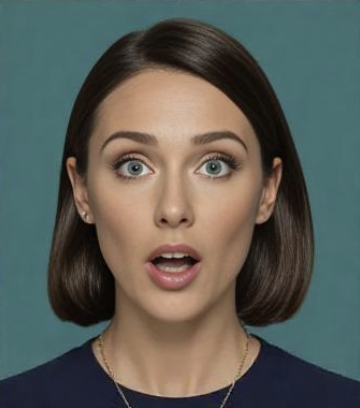
#> input picture images/emotions/0-s-20250418131750.png, 360 x 408 px
$ python '17 mix - weight.py'
#> lines starting #> are read from the running program, lines starting #| are printed output that depends on the picture
#!/usr/bin/env python3.12
# -*- Coding: UTF-8 -*-
# @Time     :   2025/4/19 17:47
# @Author   :   Shawn
# @Version  :   Version 0.1.0
# @File     :   17 mix - weight.py
# @Desc     :

from cv2 import (namedWindow, WINDOW_NORMAL,
                 imread, imshow,
                 waitKey, destroyAllWindows,
                 addWeighted)
from numpy import random
from random import choice, randint


def main() -> None:
    """ Main Function """
    WINDOW_MAIN: str = "Main"
    namedWindow(WINDOW_MAIN, WINDOW_NORMAL)

    WINDOW_NOISE: str = "Noise"
    WINDOW_MIX: str = "Mix"

    IMAGE: str = "images/emotions/0-s-20250418131750.png"
    image = imread(IMAGE, 1)
#> image is the input picture: shape (408, 360, 3); mean B, G, R 87.3, 93.9, 91.5

    if image is not None:
        print(f"The type of image is {type(image)}")
#| The type of image is <class 'numpy.ndarray'>
        print(f"The shape of image is {image.shape}")
#| The shape of image is (408, 360, 3)
        print(f"The dtype of image is {image.dtype}")
#| The dtype of image is uint8
        print(f"The pixel size of image is {image.size}")
#| The pixel size of image is 440640
        imshow(WINDOW_MAIN, image)

        # Create a random image with the same shape as the original image
        noise = random.randint(0, 256, image.shape, dtype=image.dtype)
        print(f"The type of noise is {type(noise)}")
#| The type of noise is <class 'numpy.ndarray'>
        print(f"The shape of noise is {noise.shape}")
#| The shape of noise is (408, 360, 3)
        print(f"The dtype of noise is {noise.dtype}")
#| The dtype of noise is uint8
        print(f"The pixel size of noise is {noise.size}")
#| The pixel size of noise is 440640
        imshow(WINDOW_NOISE, noise)
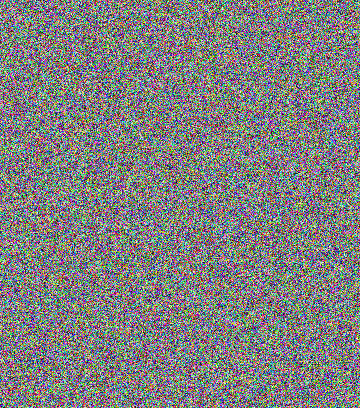
#> window 'Noise': shape (408, 360, 3); mean B, G, R 127.2, 127.4, 127.6

        # Mix the two images
        weight: list[float] = [0.1, 0.2, 0.3, 0.4, 0.5, 0.6, 0.7, 0.8, 0.9]
        alpha: float = choice(weight)
        beta: float = round(1 - alpha, 1)
        # Safe range
        # gamma_for_lightness: int = randint(-255, 255)
        gamma_for_lightness: int = 0
        mix = addWeighted(image, alpha, noise, beta, gamma_for_lightness)
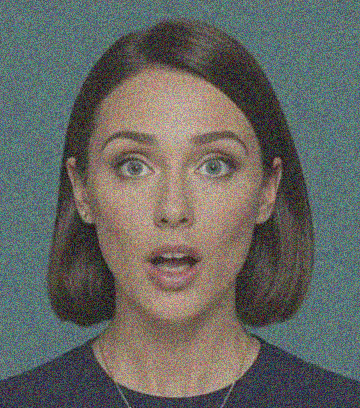
#> mix: shape (408, 360, 3); mean B, G, R 99.2, 104, 102.3
        print(f"The weight of the image is {alpha}.")
        print(f"The weight of the noise is {beta}.")
        print(f"The weight lightness of the mix is {gamma_for_lightness}.")

        imshow(WINDOW_MIX, mix)
    else:
        print(f"Failed to load image from {IMAGE}. Please check the path.")

    while True:
        if (key := waitKey(100) & 0xFF) == 27:
#> (key Esc is pressed here)
            print("ESC key pressed.")
            break
        elif key != 255:
            print(f"Key {key} pressed.")

    destroyAllWindows()
    print("Done.")


if __name__ == "__main__":
    main()

$ run again, with images/emotions/1-s-20250418131640.png copied over images/emotions/0-s-20250418131750.png
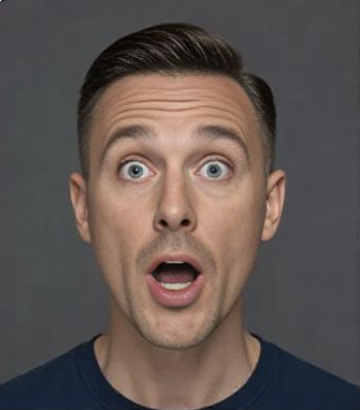
#> input picture images/emotions/1-s-20250418131640.png, 360 x 410 px
#> in main, image is the input picture: shape (410, 360, 3); mean B, G, R 81.2, 85.1, 96.3
#| The type of image is <class 'numpy.ndarray'>
#| The shape of image is (410, 360, 3)
#| The dtype of image is uint8
#| The pixel size of image is 442800
#| The type of noise is <class 'numpy.ndarray'>
#| The shape of noise is (410, 360, 3)
#| The dtype of noise is uint8
#| The pixel size of noise is 442800
#> in main, `imshow(WINDOW_NOISE, noise)`:
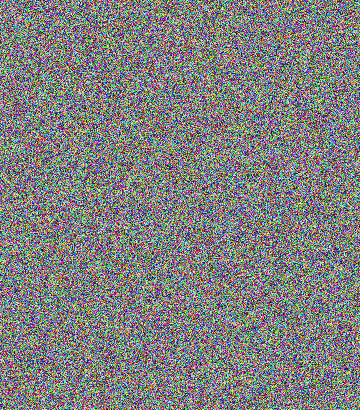
#> window 'Noise': shape (410, 360, 3); mean B, G, R 127.1, 127.5, 127.6
#> in main, `mix = addWeighted(image, alpha, noise, beta, gamma_for_lightness)`:
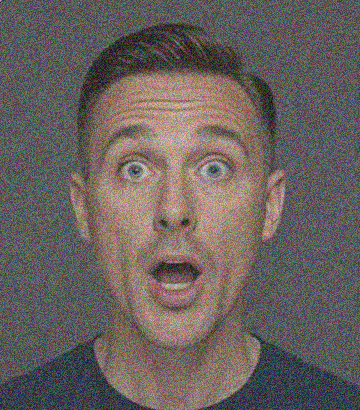
#> mix: shape (410, 360, 3); mean B, G, R 95, 97.8, 105.7

$ run again, with images/emotions/1-s-20250418131656.png copied over images/emotions/0-s-20250418131750.png
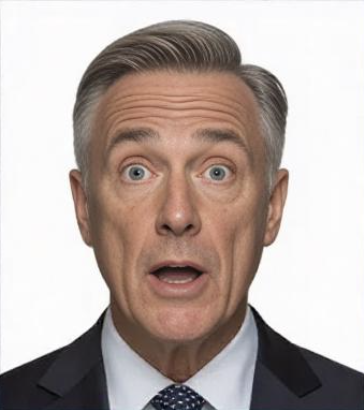
#> input picture images/emotions/1-s-20250418131656.png, 364 x 410 px
#> in main, image is the input picture: shape (410, 364, 3); mean B, G, R 167.1, 172.1, 184.9
#| The type of image is <class 'numpy.ndarray'>
#| The shape of image is (410, 364, 3)
#| The dtype of image is uint8
#| The pixel size of image is 447720
#| The type of noise is <class 'numpy.ndarray'>
#| The shape of noise is (410, 364, 3)
#| The dtype of noise is uint8
#| The pixel size of noise is 447720
#> in main, `imshow(WINDOW_NOISE, noise)`:
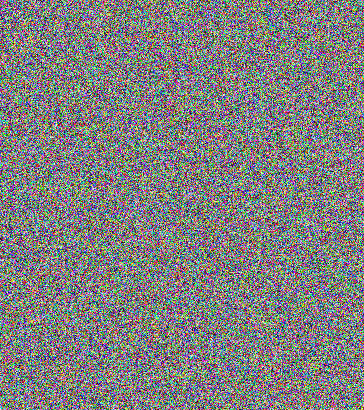
#> window 'Noise': shape (410, 364, 3); mean B, G, R 127.1, 127.5, 127.6
#> in main, `mix = addWeighted(image, alpha, noise, beta, gamma_for_lightness)`:
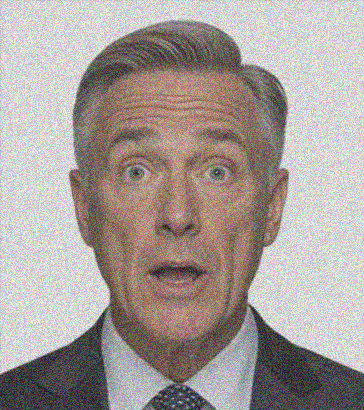
#> mix: shape (410, 364, 3); mean B, G, R 155.1, 158.7, 167.7
